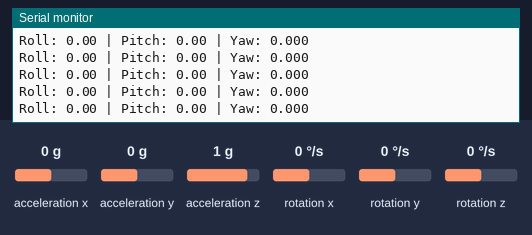
The sketch below on a simulated Arduino Uno, built with avr-gcc and run on an emulated ATmega328P. Shown: the last lines printed to the serial monitor. The inputs (shaded band) are chosen by the test bench; at power-on: acceleration x 0 g, acceleration y 0 g, acceleration z 1 g, rotation x 0 °/s, rotation y 0 °/s, rotation z 0 °/s.

Above: at 1.2 s.
1.3 s: acceleration x set to -1.4 g
At 1.42 s:
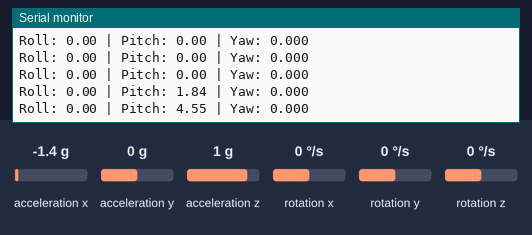
4.3 s: acceleration y set to -1.4 g
At 4.39 s:
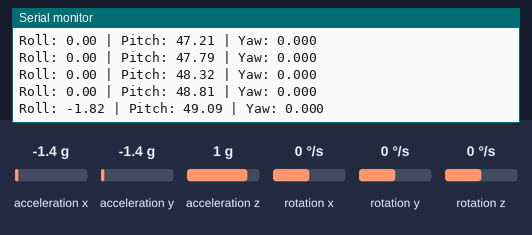
5.8 s: acceleration z set to -1.4 g
At 5.88 s:
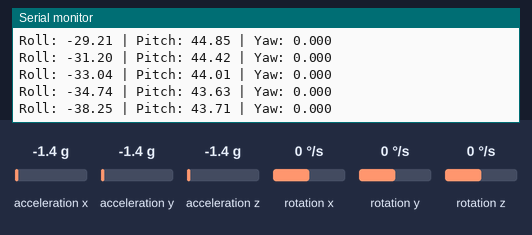
7.3 s: rotation x set to -192 °/s
At 7.36 s:
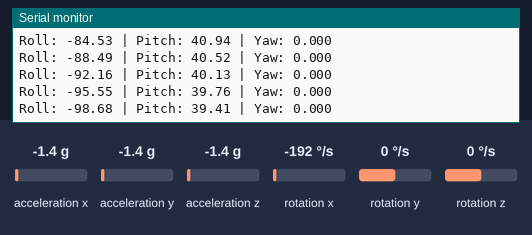
8.8 s: rotation y set to -192 °/s
At 8.85 s:
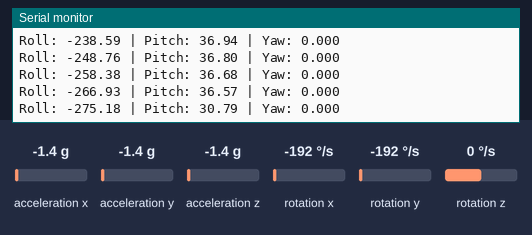
Timing chart, 0 to 11.3 s (numbered marks = the images above; inputs shaded):
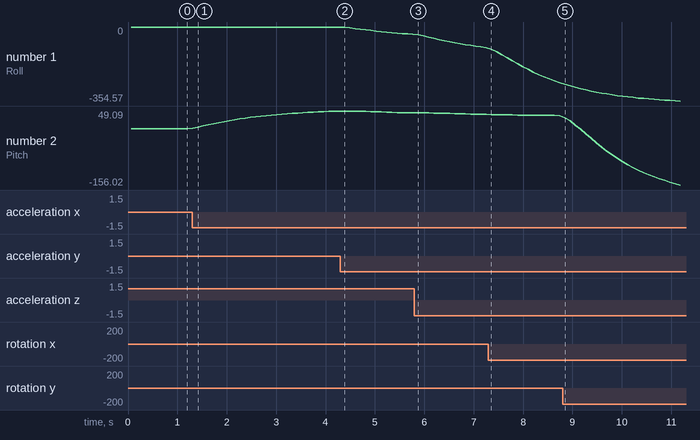

Measured:
- after the input at 1.3 s, the serial monitor: prints a new line at once (image 1)
- after the input at 4.3 s, the serial monitor: prints a new line after 0.09 s (image 2)
- after the input at 5.8 s, the serial monitor: prints a new line after 0.07 s (image 3)
- after the input at 8.8 s, the serial monitor: prints a new line after 0.05 s (image 5)
- plotted number 1: 0 → -34.74 after the input at 4.3 s, -34.74 → -98.68 after the input at 5.8 s, -98.68 → -266.93 after the input at 7.3 s, -266.93 → -354.57 after the input at 8.8 s
- plotted number 2: 0 → 48.81 after the input at 1.3 s, 48.81 → 43.63 after the input at 4.3 s, 43.63 → 39.41 after the input at 5.8 s, 36.57 → -156.02 after the input at 8.8 s

The sketch:

COMPLEMENTARY_FILTER.ino
```cpp
#include <Wire.h>
#include <MPU6050.h>

MPU6050 mpu;

// Scale
int scale;


// Gyroscope and accelerometer variables
int16_t accX, accY, accZ;
int16_t gyroX, gyroY, gyroZ;
int16_t accX_prev, accY_prev, accZ_prev; // Previous readings
int16_t gyroX_prev, gyroY_prev, gyroZ_prev;
int16_t accX_f, accY_f, accZ_f; // Filtered accelerometer readings
int16_t gyroX_f, gyroY_f, gyroZ_f; // Filtered gyroscope readings


// Initial estimates (Sensor flat on a surface!)
float roll = 0.0;
float pitch = 0.0;
float yaw = 0.0;

// Constants
float g = 9.81;           // Gravity
float alpha = 0.92;       // Complementary filter (Adjust based on test)
float lpf = 0.3;
unsigned long prevTime;

void setup() {
    Serial.begin(9600);  // Initialize serial communication
    Wire.begin();        // Initialize I2C communication

    int scale = 60;

    // Initialize MPU6050
    Serial.println("Initializing MPU.");
    mpu.initialize();

    // Check MPU6050 connection
    Serial.println("Testing connection.");
    if (!mpu.testConnection()) {
        Serial.println("Connection failed.");
        while (true);  // Stop the program if connection fails
    } else {
        Serial.println("Connection succesful.");
    }

     //**Set Offsets Here*************
     mpu.setXAccelOffset(-677.0); //Set your accelerometer offset for axis X
     mpu.setYAccelOffset(-3957.0); //Set your accelerometer offset for axis Y
     mpu.setZAccelOffset(941.0); //Set your accelerometer offset for axis Z
     mpu.setXGyroOffset(134.0);  //Set your gyro offset for axis X
     mpu.setYGyroOffset(-4.0);  //Set your gyro offset for axis Y
     mpu.setZGyroOffset(70);  //Set your gyro offset for axis Z
     //*******************************


   prevTime = millis();  // Initialize previous time for delta time calculation
}

void loop() {
    unsigned long currentTime = millis();
    float dt = (currentTime - prevTime) / 1000.0;  // Calculate delta time in seconds
    prevTime = currentTime;
    gyroX_prev = gyroX, gyroY_prev = gyroY, gyroZ_prev = gyroZ;
    accX_prev = accX, accY_prev = accY, accZ_prev = accZ;


    // Update sensor data
    mpu.getMotion6(&accX, &accY, &accZ, &gyroX, &gyroY, &gyroZ);

    // Filtering values with LPF
    gyroX = lpf * gyroX + (1 - lpf) * gyroX_prev;
    gyroY = lpf * gyroY + (1 - lpf) * gyroY_prev;
    gyroZ = lpf * gyroZ + (1 - lpf) * gyroZ_prev;

    accX = lpf * accX + (1 - lpf) * accX_prev;
    accY = lpf * accY + (1 - lpf) * accY_prev;
    accZ = lpf * accZ + (1 - lpf) * accZ_prev;


    // Converte accel to angle estimate in rad (Adjust based on sensitivity!)
    float accXf = accX / 16384.0;
    float accYf = accY / 16384.0;
    float accZf = accZ / 16384.0;

    float roll_acc = atan2(accYf, accZf);
    float pitch_acc = atan(-accXf / sqrt(accYf * accYf + accZf * accZf));

    // Convert gyroscope values to degrees per second (Adjust based on range!)
    float gyroX_dps = gyroX / 131.0;
    float gyroY_dps = gyroY / 131.0;
    float gyroZ_dps = gyroZ / 131.0;

    // Integrate gyroscope data
    roll += gyroX_dps * dt;
    pitch += gyroY_dps * dt;
    yaw += gyroZ_dps * dt;

    // Complementary filter + conversion do degrees
    roll = alpha * roll + (1 - alpha) * roll_acc * 180 / PI;
    pitch = alpha * pitch + (1 - alpha) * pitch_acc * 180 / PI;

    // Print euler angle estimates
    Serial.print("Roll: ");
    Serial.print(roll);
    Serial.print(" | Pitch: ");
    Serial.print(pitch);
    Serial.print(" | Yaw: ");
    Serial.print(yaw);
    Serial.println(scale);

    // Sample Time
    delay(100);
}
```
